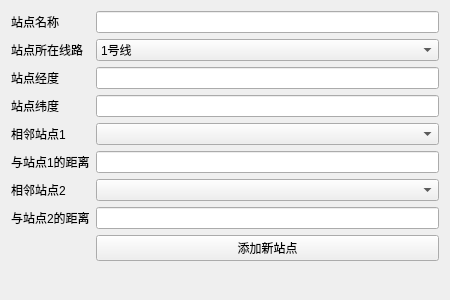
<?xml version="1.0" encoding="UTF-8"?>
<ui version="4.0">
 <class>newwindow</class>
 <widget class="QWidget" name="newwindow">
  <property name="geometry">
   <rect>
    <x>0</x>
    <y>0</y>
    <width>450</width>
    <height>300</height>
   </rect>
  </property>
  <property name="windowTitle">
   <string>Form</string>
  </property>
  <layout class="QFormLayout" name="formLayout">
   <item row="0" column="0">
    <widget class="QLabel" name="label">
     <property name="text">
      <string>站点名称</string>
     </property>
    </widget>
   </item>
   <item row="1" column="0">
    <widget class="QLabel" name="label_2">
     <property name="text">
      <string>站点所在线路</string>
     </property>
    </widget>
   </item>
   <item row="2" column="0">
    <widget class="QLabel" name="label_3">
     <property name="text">
      <string>站点经度</string>
     </property>
    </widget>
   </item>
   <item row="4" column="0">
    <widget class="QLabel" name="label_4">
     <property name="text">
      <string>相邻站点1</string>
     </property>
    </widget>
   </item>
   <item row="0" column="1">
    <widget class="QLineEdit" name="lineEdit_5"/>
   </item>
   <item row="2" column="1">
    <widget class="QLineEdit" name="lineEdit_6"/>
   </item>
   <item row="1" column="1">
    <widget class="QComboBox" name="comboBox">
     <item>
      <property name="text">
       <string>1号线</string>
      </property>
     </item>
     <item>
      <property name="text">
       <string>2号线</string>
      </property>
     </item>
     <item>
      <property name="text">
       <string>4号线</string>
      </property>
     </item>
     <item>
      <property name="text">
       <string>5号线</string>
      </property>
     </item>
     <item>
      <property name="text">
       <string>6号线</string>
      </property>
     </item>
     <item>
      <property name="text">
       <string>8号线</string>
      </property>
     </item>
     <item>
      <property name="text">
       <string>9号线</string>
      </property>
     </item>
     <item>
      <property name="text">
       <string>10号线</string>
      </property>
     </item>
     <item>
      <property name="text">
       <string>13号线</string>
      </property>
     </item>
    </widget>
   </item>
   <item row="3" column="0">
    <widget class="QLabel" name="label_8">
     <property name="text">
      <string>站点纬度</string>
     </property>
    </widget>
   </item>
   <item row="3" column="1">
    <widget class="QLineEdit" name="lineEdit_7"/>
   </item>
   <item row="4" column="1">
    <widget class="QComboBox" name="comboBox_2"/>
   </item>
   <item row="5" column="0">
    <widget class="QLabel" name="label_6">
     <property name="text">
      <string>与站点1的距离</string>
     </property>
    </widget>
   </item>
   <item row="5" column="1">
    <widget class="QLineEdit" name="lineEdit_4"/>
   </item>
   <item row="6" column="1">
    <widget class="QComboBox" name="comboBox_3"/>
   </item>
   <item row="6" column="0">
    <widget class="QLabel" name="label_5">
     <property name="text">
      <string>相邻站点2</string>
     </property>
    </widget>
   </item>
   <item row="7" column="1">
    <widget class="QLineEdit" name="lineEdit_2"/>
   </item>
   <item row="7" column="0">
    <widget class="QLabel" name="label_7">
     <property name="text">
      <string>与站点2的距离</string>
     </property>
    </widget>
   </item>
   <item row="10" column="1">
    <widget class="QPushButton" name="pushButton">
     <property name="text">
      <string>添加新站点</string>
     </property>
    </widget>
   </item>
  </layout>
 </widget>
 <resources/>
 <connections/>
</ui>
